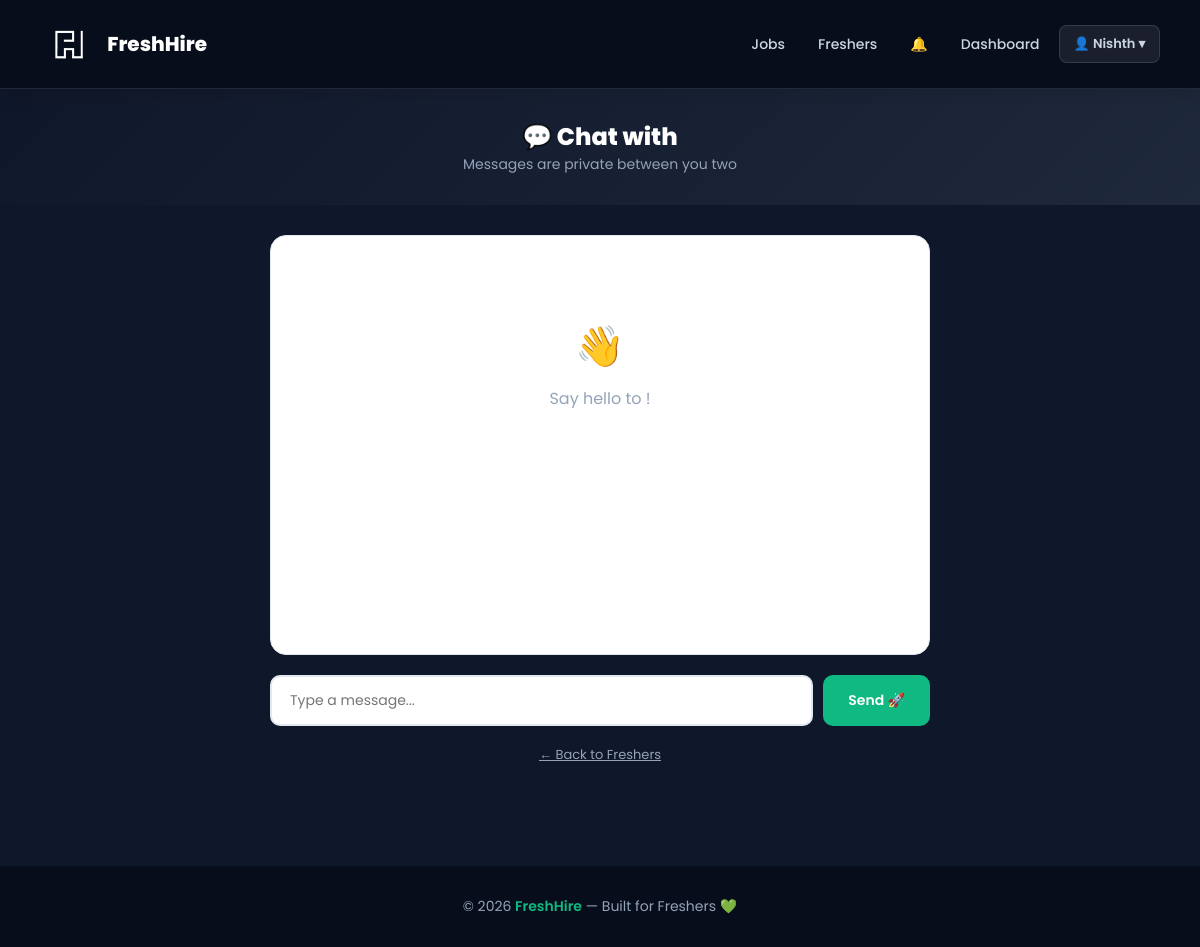
/chat/14 (signed in), run on an earlier commit of the app's database.
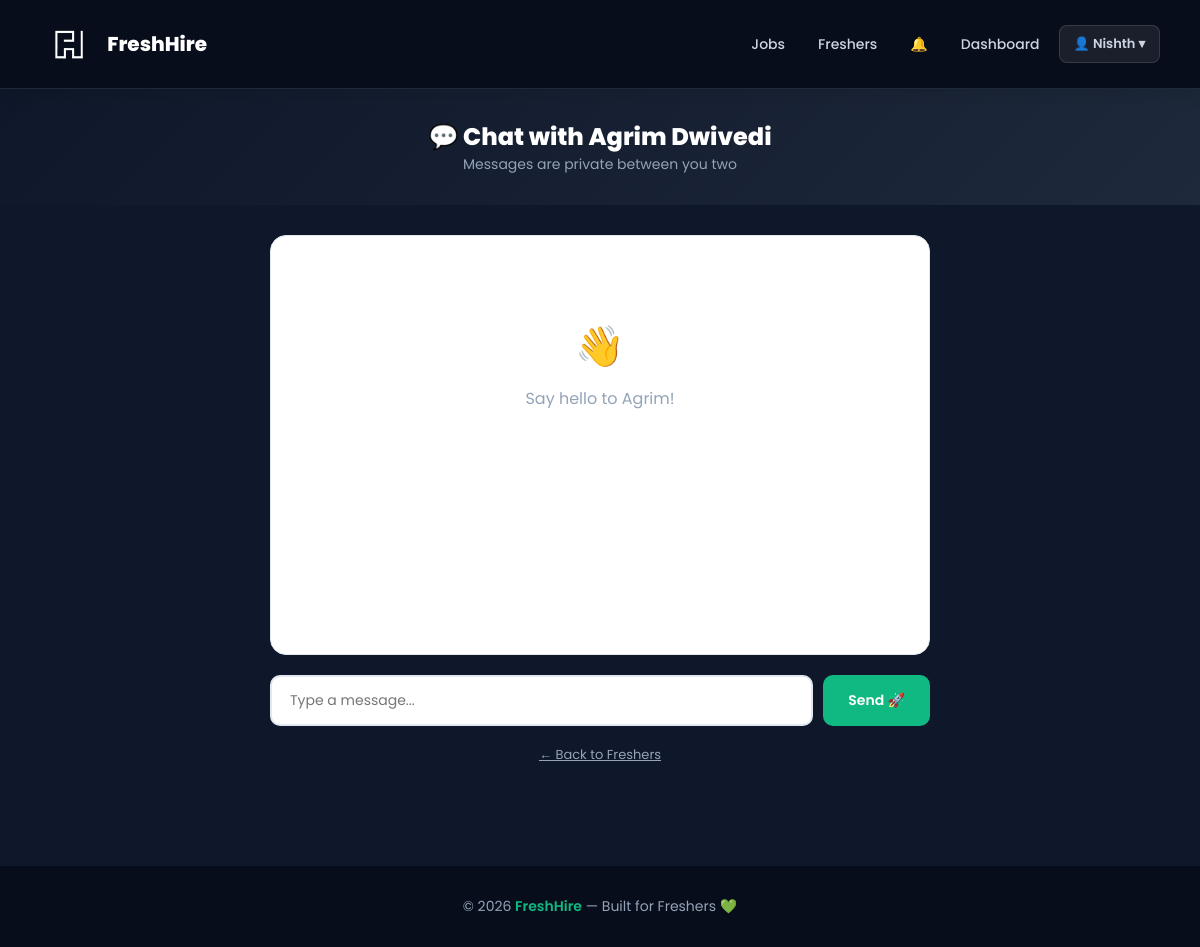
And on a later commit of the database.
### tables this page shows
CREATE TABLE users (
    id         INTEGER PRIMARY KEY AUTOINCREMENT,
    first_name TEXT NOT NULL,
    last_name  TEXT,
    email      TEXT UNIQUE NOT NULL,
    username   TEXT UNIQUE NOT NULL,
    password   TEXT NOT NULL
, role TEXT DEFAULT fresher, phone TEXT);

### app.py (the view, shortened to what this page needs)
@app.route("/chat/<int:receiver_id>", methods=["GET", "POST"])
def chat(receiver_id):
    if "user_id" not in session:
        flash("Please login first!", "error")
        return redirect(url_for("login"))
    conn = get_db()
    messages = conn.execute("""
        SELECT chats.*, users.first_name FROM chats
        JOIN users ON chats.sender_id = users.id
        WHERE (sender_id=? AND receiver_id=?) OR (sender_id=? AND receiver_id=?)
        ORDER BY id ASC
    """, (session["user_id"], receiver_id, receiver_id, session["user_id"])).fetchall()
    receiver = conn.execute("SELECT * FROM users WHERE id=?", (receiver_id,)).fetchone()
    conn.close()
    return render_template("chat.html", messages=messages, receiver=receiver, receiver_id=receiver_id)

### app.py (called while the page is built)
def get_db():
    conn = sqlite3.connect("freshhire.db")
    conn.row_factory = sqlite3.Row
    return conn

@app.context_processor
def inject_globals():
    notif_count = 0
    if "user_id" in session:
        try:
            conn = get_db()
            notif_count = conn.execute(
                "SELECT COUNT(*) FROM notifications WHERE user_id=? AND is_read=0",
                (session["user_id"],)
            ).fetchone()[0]
            conn.close()
        except:
            pass
    return {"notif_count": notif_count}

### templates/chat.html (shortened to what this page needs)
<!DOCTYPE html>
<html>
<head>
    <link rel="stylesheet" href="/static/style.css">
</head>
<body>
<nav>
    <a href="/" style="display:flex; align-items:center; gap:8px; text-decoration:none;"><img src="/static/logo.png" alt="logo" style="height:32px;"><span style="color:white; font-weight:800; font-size:20px;">FreshHire</span></a>
    <div class="nav-links" id="nav-links">
        {% if session.get('user_id') %}
            <a href="/jobs">Jobs</a>
            <a href="/profiles">Freshers</a>
            <a href="/notifications" style="position:relative;">🔔</a>
            <a href="/dashboard">Dashboard</a>
            <div class="nav-dropdown">
                <button class="nav-dropdown-btn">👤 {{ session.get('name') }} ▾</button>
            </div>
        {% endif %}
    </div>
</nav>
<div style="background: linear-gradient(135deg, #0f172a, #1e293b); padding:30px 20px; text-align:center; color:white;">
    <h1 style="font-size:24px; font-weight:800;">💬 Chat with {{ receiver.first_name }} {{ receiver.last_name }}</h1>
    <p style="color:#94a3b8; font-size:14px;">Messages are private between you two</p>
</div>
<div style="max-width:700px; margin:30px auto; padding:0 20px 40px;">
    <div class="chat-box" id="chatbox">
        {% if not messages %}
        <div style="text-align:center; padding:60px 20px; color:#94a3b8;">
            <p style="font-size:40px; margin-bottom:10px;">👋</p>
            <p>Say hello to {{ receiver.first_name }}!</p>
        </div>
        {% endif %}
    </div>
    <form method="POST" action="/chat/{{ receiver_id }}">
        <div class="chat-input-row">
            <input type="text" name="message" placeholder="Type a message..." required autocomplete="off">
            <button type="submit" class="btn" style="padding:13px 25px;">Send 🚀</button>
        </div>
    </form>
    <p style="text-align:center; margin-top:15px;">
        <a href="/profiles" style="color:#94a3b8; font-size:13px;">← Back to Freshers</a>
    </p>
</div>
<footer>© 2026 <span>FreshHire</span> — Built for Freshers 💚</footer>
</body>
</html>

What changed in the data, as far as the page shows it:
added users: first_name "Agrim", last_name "Dwivedi"
